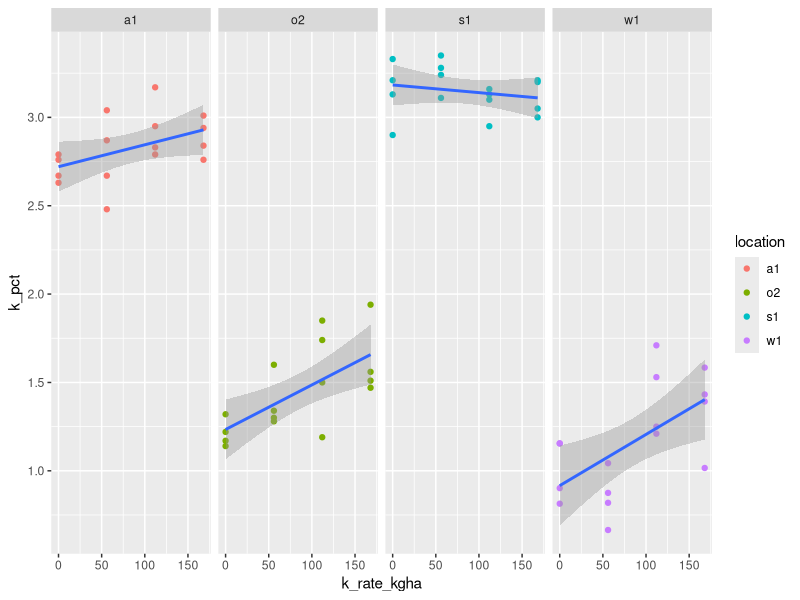
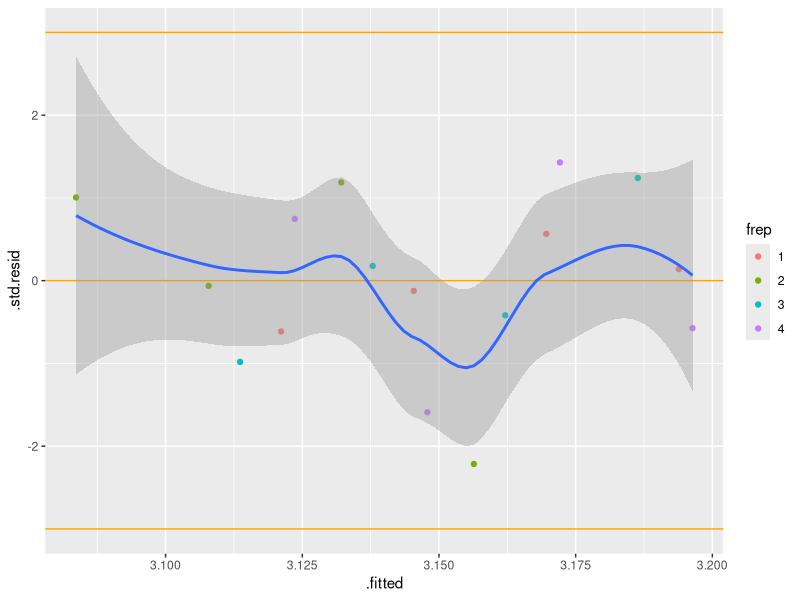
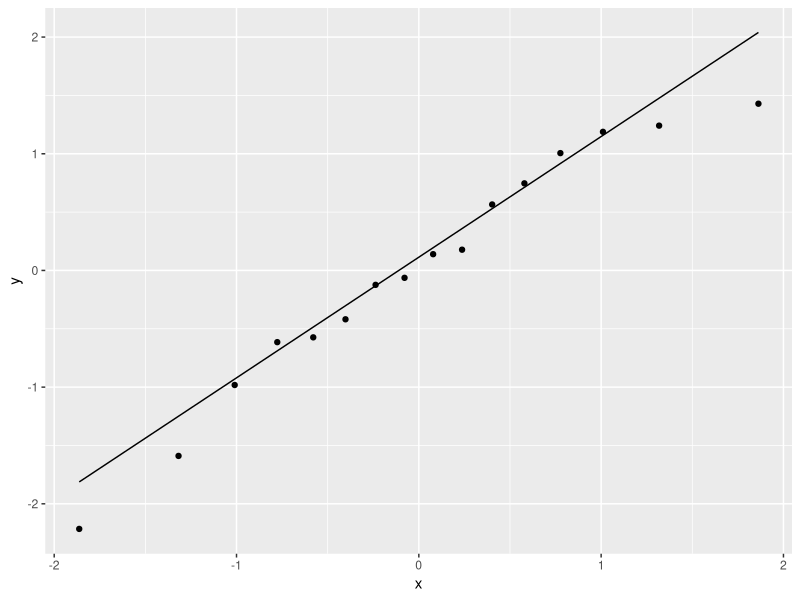
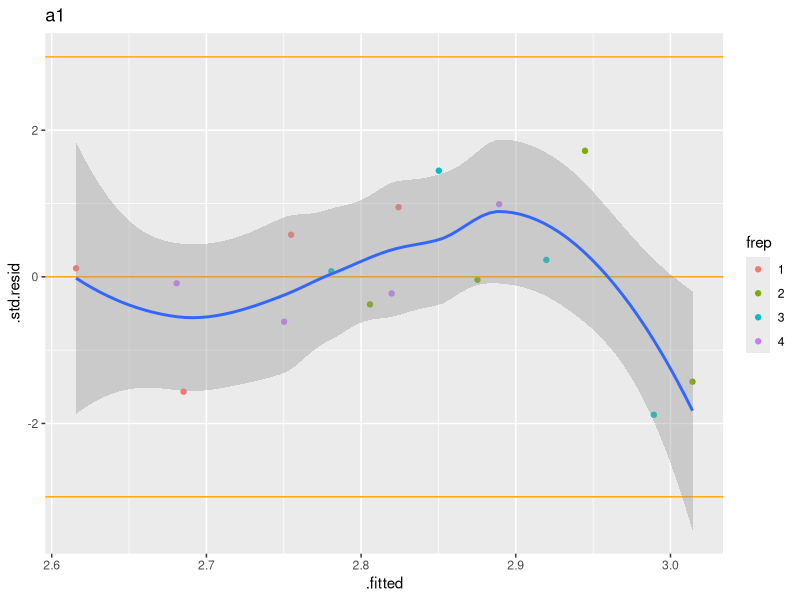
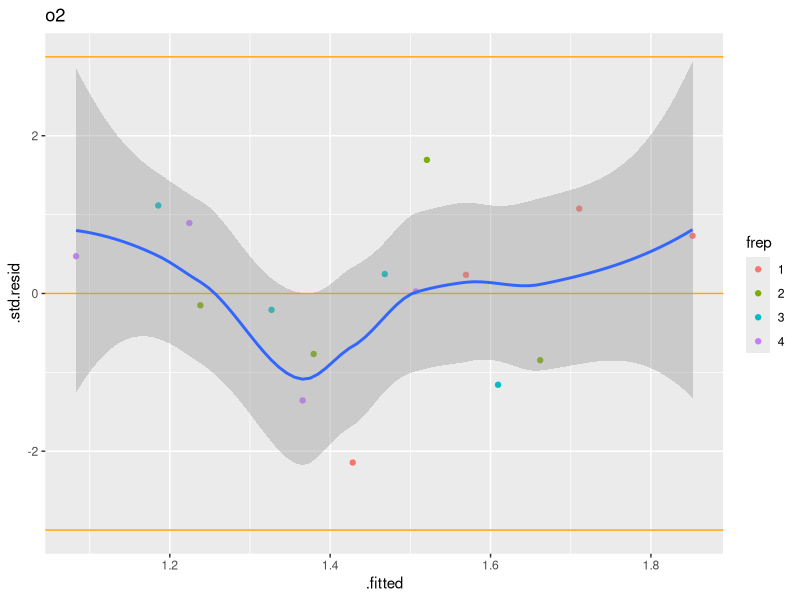
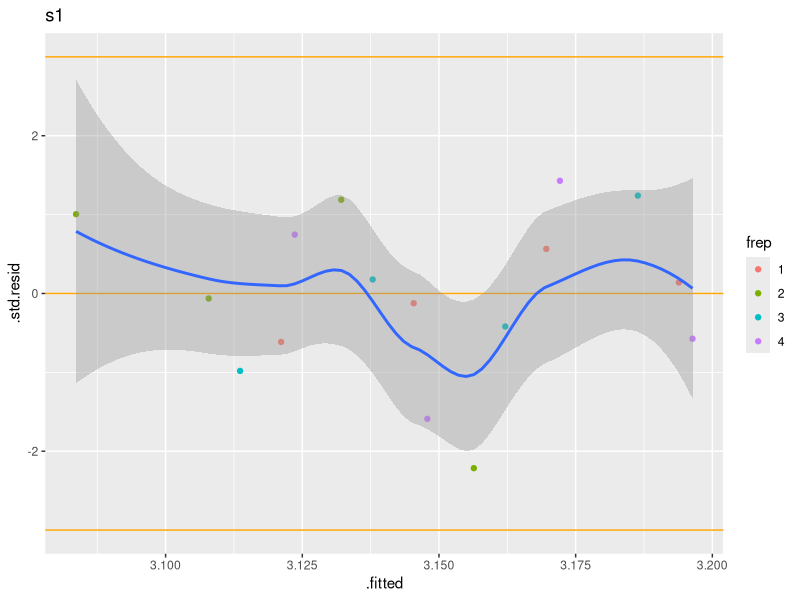
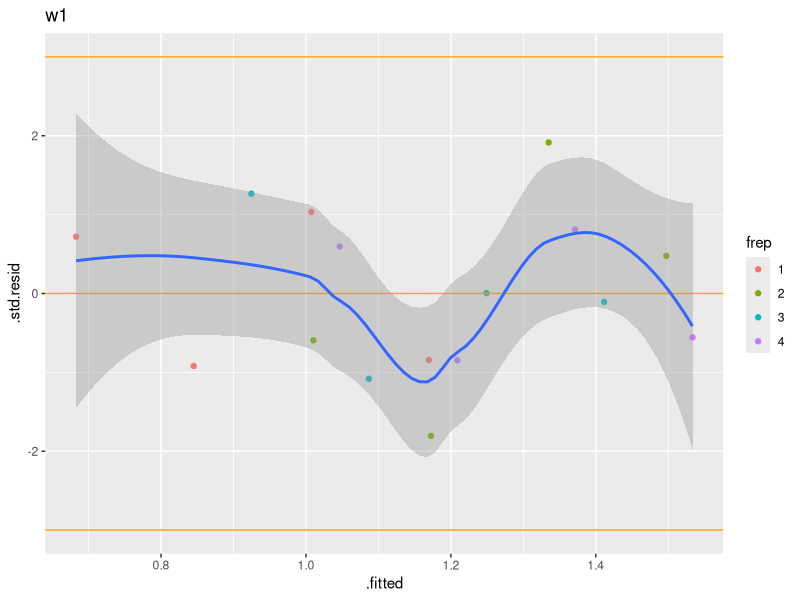
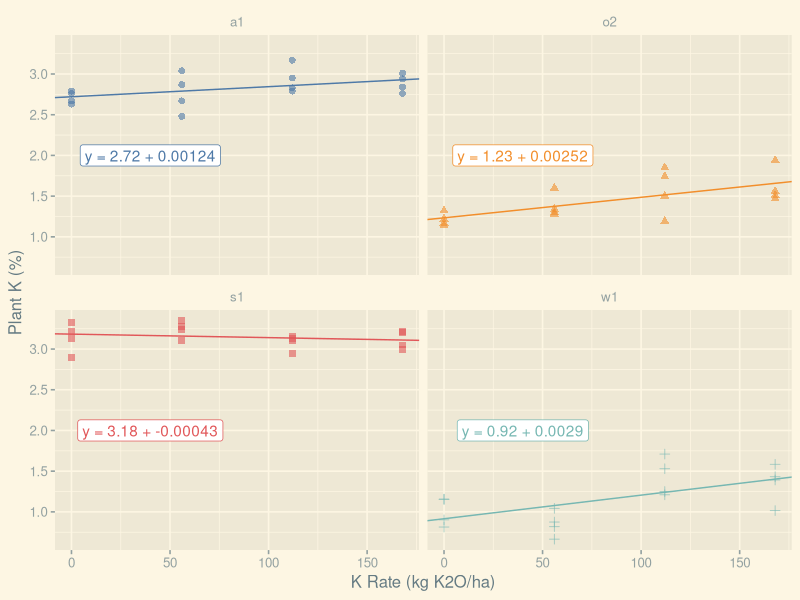

These charts were generated, in order, by the following R code:
## ---- chunk 1
# Loading packages (everytime you open R)
library(dplyr) # wrangling
library(tidyr) # wrangling
library(purrr) # for iteration
library(ggplot2) # plotting
library(readr) # to read and write data
library(car) # Anova
library(broom.mixed) # model diagnostics
library(ggthemes) # ggplot customization

## ---- chunk 2
soyk_w <- read_csv("../../data/SoybeanWorkshopProcessed.csv")

# Checking first rows
soyk_w

## ---- chunk 3
ggplot(soyk_w, aes(x=k_rate_kgha, y=k_pct))+
  geom_point(aes(color=location))+
  geom_smooth(method="lm")+
  facet_grid(.~location)

## ---- chunk 4
# Creating rep and locatiom as categorical (factor)
soyk_w2 <- soyk_w %>%
  mutate(frep=factor(rep),
         flocation=factor(location)) 

soyk_w2
## ---- chunk 5
# Extracting only one location (s1)
soyk_w2_s1 <- soyk_w2 %>%
  filter(flocation=="s1")

soyk_w2_s1

## ---- chunk 6
options(contrasts = c("contr.sum", "contr.poly"))

soyk_reg_s1 <- lm(k_pct ~ frep +
                    k_rate_kgha,
                  data=soyk_w2_s1)

## ---- chunk 7
tidy(soyk_reg_s1)
## ---- chunk 8
Anova(soyk_reg_s1, type = 3)
## ---- chunk 9
soyk_reg_aug_s1 <- augment(soyk_reg_s1)

soyk_reg_aug_s1
## ---- chunk 10
ggplot(soyk_reg_aug_s1, aes(x=.fitted, y=.std.resid))+
  geom_point(aes(color=frep))+
  geom_hline(yintercept = c(-3,0,3), color="orange")+
  geom_smooth()

## ---- chunk 11
ggplot(soyk_reg_aug_s1, aes(sample = .std.resid))+
  stat_qq()+
  stat_qq_line()
## ---- chunk 12

soyk_reg_all <- soyk_w2 %>%
  group_by(flocation) %>%
  nest() %>%
  # Fitting RCBD model
  mutate(mod = map(data,
                   ~lm(k_pct ~ frep + k_rate_kgha,
                       data = .x)
  )) %>%
  # Augmenting (for diagnostics and predictions)
  mutate(aug=map(mod,
                 ~augment(.x)
  )) %>%
  # Checking residuals 
  mutate(diag1=map2(aug, flocation,
                    ~ggplot(data=.x, aes(x=.fitted, y=.std.resid))+
                      geom_point(aes(color=frep))+
                      geom_hline(yintercept = c(-3,0,3), 
                                 color = "orange")+
                      geom_smooth()+
                      labs(title = paste0(.y))
  )) %>%
  # Anova 
  mutate(Anova = map(mod,
                     ~Anova(.x, type = 3)
  )) %>%
  # Extracting model coefficients for plotting
  mutate(tidy=map(mod,
                  ~tidy(.x) %>%
                    dplyr::select(term, estimate) %>%
                    pivot_wider(names_from = term,
                                values_from = estimate) %>%
                    rename(intercept=`(Intercept)`)
  )) %>%
  # Creating model formula to display on plot
  mutate(form=map(tidy,
                  ~.x %>% 
                    mutate(intercept=round(intercept,2),
                           k_rate_kgha=round(k_rate_kgha,5)
                           ) %>%
                    mutate(form=paste0("y = ",intercept," + ",k_rate_kgha)) %>%
                    dplyr::select(form)
                    ))

## ---- chunk 13
soyk_reg_all$Anova
## ---- chunk 14
soyk_reg_all$diag1
## ---- chunk 15
soyk_reg_all %>%
  unnest(aug) %>%
  ggplot(aes(x = k_rate_kgha, y = k_pct, 
             color = flocation, 
             group=flocation))+
  geom_point(aes(shape = flocation), 
             size = 2, 
             alpha = .6)+
  facet_wrap(.~flocation)+
  geom_abline(data=soyk_reg_all %>%
                unnest(tidy),
              aes(intercept=intercept,
                  slope=k_rate_kgha,
                  color=flocation))+
  geom_label(data=soyk_reg_all %>%
               unnest(form),
             aes(label=form, x=40, y=2)
             )+
  labs(x = "K Rate (kg K2O/ha)", 
       y = "Plant K (%)")+
  theme_solarized_2()+
  scale_color_tableau()+
  theme(legend.position = "none")

ggsave(filename = "../../output/Regression.png", 
       width = 8, 
       height = 6)
